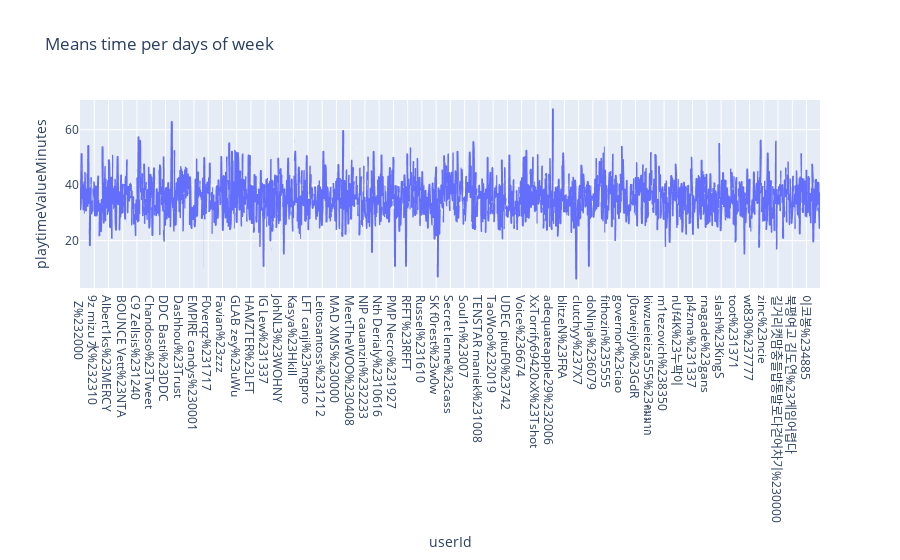

Notebook cell for this chart:
### Code cell
fig = px.line(total_time_player, x = 'userId', y = 'playtimeValueMinutes', title = 'Means time per days of week')
fig.show()

### Figure 1 — Plotly figure (JSON) as saved in the notebook; plotly's stock layout.template omitted (floating-point values rounded to 4 significant figures; data arrays with more than 128 entries replaced by an {"elided": "..."} marker saying what was removed)
{"data": [{"hovertemplate": "userId=%{x}<br>playtimeValueMinutes=%{y}<extra></extra>", "legendgroup": "", "line": {"color": "#636efa", "dash": "solid"}, "marker": {"symbol": "circle"}, "mode": "lines", "name": "", "showlegend": false, "type": "scattergl", "x": {"elided": "1871 str values"}, "xaxis": "x", "y": {"elided": "1871 float values"}, "yaxis": "y"}], "layout": {"legend": {"tracegroupgap": 0}, "title": {"text": "Means time per days of week"}, "xaxis": {"anchor": "y", "domain": [0, 1], "title": {"text": "userId"}}, "yaxis": {"anchor": "x", "domain": [0, 1], "title": {"text": "playtimeValueMinutes"}}}}
